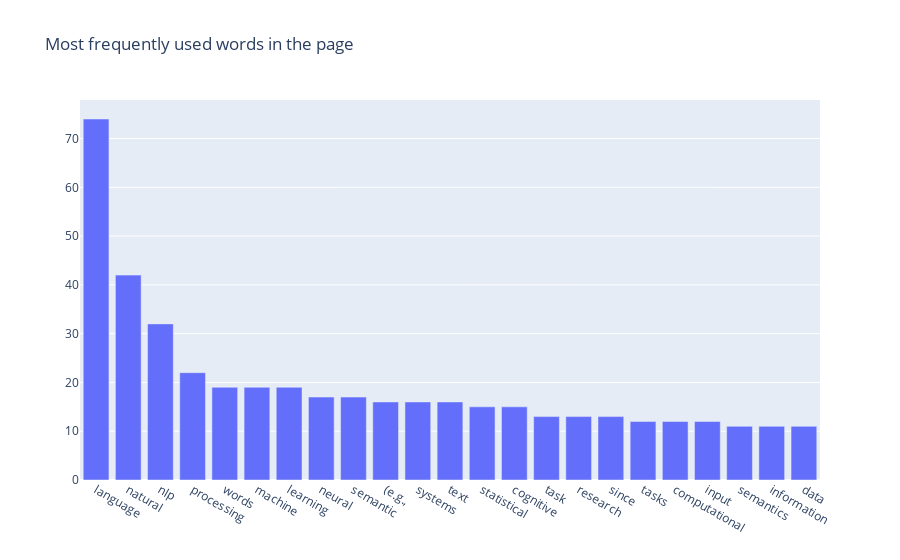

The notebook cell saved with this chart:
### Code cell
#Note: to pass keys and values of high_freq dictionary, I had to convert them to list when passing them
fig = dict({
    "data": [{"type": "bar",
              "x": list(high_freq.keys()),
              "y": list(high_freq.values())}],
    "layout": {"title": {"text": "Most frequently used words in the page"}, "xaxis": {"categoryorder":"total descending"}}
})
pio.show(fig)

### Figure 1 — Plotly figure (JSON) as saved in the notebook; plotly's stock layout.template omitted (floating-point values rounded to 4 significant figures)
{"data": [{"type": "bar", "x": ["natural", "language", "processing", "nlp", "neural", "tasks", "semantics", "words", "information", "task", "(e.g.,", "data", "machine", "research", "systems", "computational", "statistical", "learning", "since", "input", "text", "semantic", "cognitive"], "y": [42, 74, 22, 32, 17, 12, 11, 19, 11, 13, 16, 11, 19, 13, 16, 12, 15, 19, 13, 12, 16, 17, 15]}], "layout": {"title": {"text": "Most frequently used words in the page"}, "xaxis": {"categoryorder": "total descending"}}}
